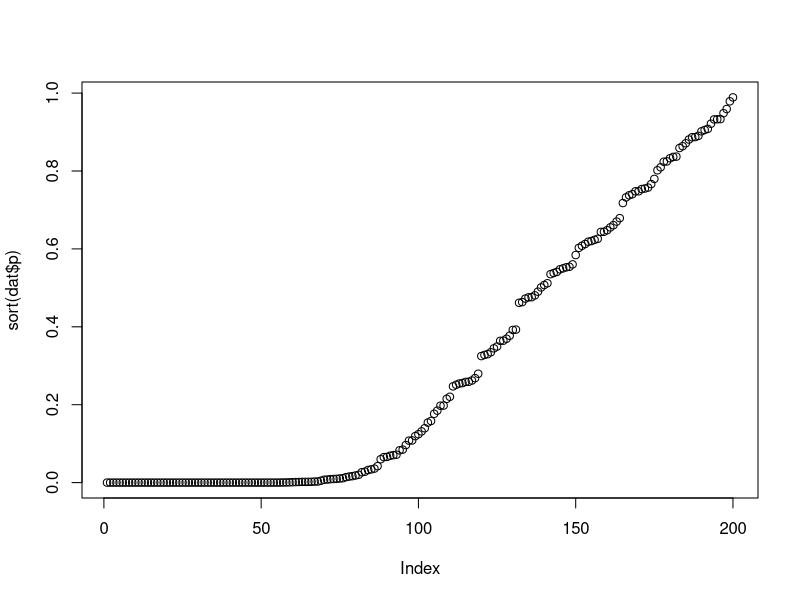
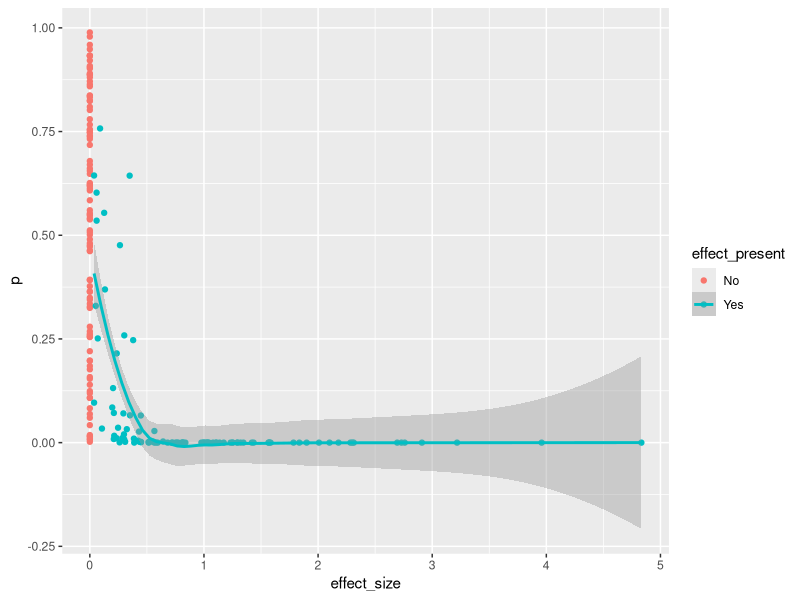

Here is the R script that generated these plots, in order:
## ---- chunk 1
#| label: init
#| cache: false
#| include: false
library('tidyverse')
set.seed(1)
## ---- chunk 2
nr_of_trials <- 100

calc_p <- Vectorize(
  function(effect_size, n) {
    y1 <- rnorm(n)
    y2 <- rnorm(n, effect_size)
    t.test(y1, y2)$p.value
  }
)

calc_p(1, 10)

dat <- tibble(effect_size = c(rep(0, nr_of_trials), rexp(nr_of_trials)),
              effect_present = rep(c('No', 'Yes'), each = nr_of_trials),
              n = 10,
              p = calc_p(effect_size, nr_of_trials))


plot(sort(dat$p))

dat |> 
  ggplot(aes(effect_size, p, colour = effect_present)) + 
  geom_point() +
  geom_smooth()

